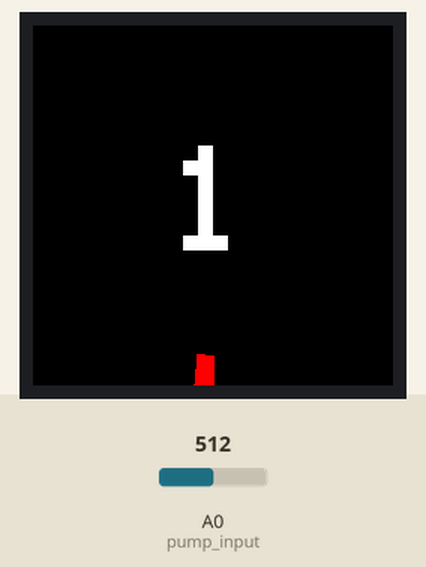
The sketch below on a simulated ESP8266 (Wemos D1 mini). Parts: 240×240 colour display. The test bench sets the inputs (shaded band); at power-on: A0 (pump_input) = 512. What the sketch prints to the serial monitor is not drawn.

Above: at 1.4 s.
1.5 s: A0 (pump_input) set to 40
3.0 s: A0 (pump_input) set to 70
At 3.7 s:
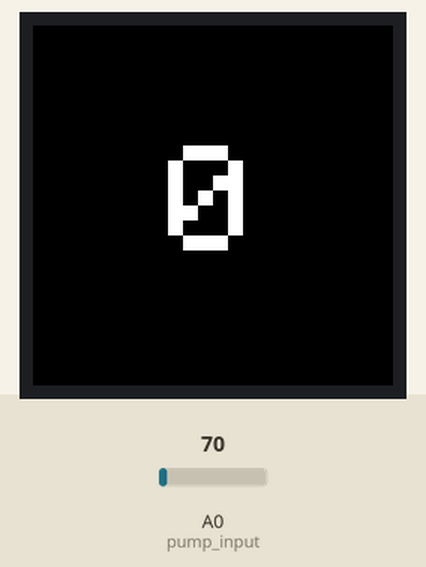
At 18.5 s:
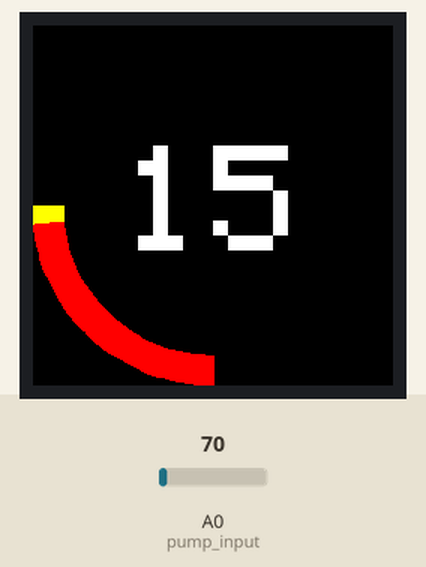
Timing chart, 0 to 20.0 s (numbered marks = the images above; inputs shaded):
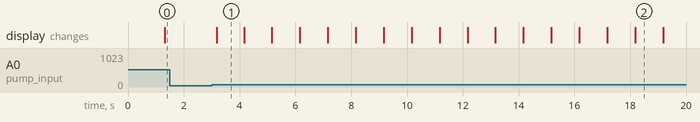

The sketch:

SensorTimer.ino
```cpp
// Screen setup
#include "Adafruit_GFX.h"
#include "Adafruit_GC9A01A.h"

#define TFT_DC D3
#define TFT_CS D8
#define SCREEN_WIDTH 240
#define SCREEN_HEIGHT 240
#define RED         0xF800
#define GREEN       0x07E0
#define YELLOW      0xFFE0
#define DEG2RAD 0.0174532925

Adafruit_GC9A01A tft(TFT_CS, TFT_DC);

// Screen variables
int w = 20;
int rx = 120;
int ry = 120;

// Sensor Settings
const int pump_input = A0;  // ESP8266 Analog Pin ADC0 = A0
const int numReadings = 10; // Number of readings to average
int pumpValue = 0;  // value read from the pot
int readings[numReadings];  // the readings from the analog input
int readIndex = 0;          // the index of the current reading
int total = 0;              // the running total
int average = 0;
int threshold_sensor = 50;

// General variables
uint32_t startTime;
bool running = false;
bool last_running = false;
int seconds = 0;
int last_seconds = 0;
bool counting = false;

void setup() {
  Serial.begin(9600);
  // Initiate sensor readings
  for (int thisReading = 0; thisReading < numReadings; thisReading++) {
    readings[thisReading] = 0;
  }
  // Initiate screen
  tft.begin();
  tft.setRotation(0);  // Adjust the rotation if needed
  tft.fillScreen(GC9A01A_BLACK);
  tft.setTextColor(GC9A01A_WHITE, GC9A01A_BLACK);
  tft.setTextSize(10);

  // Initate counter
  displaySeconds();
}

void loop() {
  // Read input value and update moving average
  total = total - readings[readIndex];  // subtract the last reading
  readings[readIndex] = analogRead(pump_input); // read from the sensor
  total = total + readings[readIndex];  // add the reading to the total
  readIndex = readIndex + 1;  // advance to the next position in the array
  if (readIndex >= numReadings) { // if we're at the end of the array...
    readIndex = 0;
  }
  average = total / numReadings;  // Calculate sliding average

  if (average > threshold_sensor) {
    running = true;
  }
  else {
    running = false;
  }

  if (running) {
    if (counting) {
      if (seconds == 60) {
        tft.fillScreen(GC9A01A_BLACK);
        seconds = 0;
      }
      // Update time
      if (millis() - startTime >= 1000) {
        startTime = millis();
        seconds++;  // Update time
        displaySeconds();
        if (seconds > 0 && seconds < 15) {
        fillArc(120, 120, 180 + (6 * (seconds - 1)), 2, rx, ry, w, RED);
        }
        if (seconds >= 15 && seconds < 25) {
          fillArc(120, 120, 180 + (6 * (seconds - 1)), 2, rx, ry, w, YELLOW);
        }
        if (seconds >= 25 && seconds < 35) {
          fillArc(120, 120, 180 + (6 * (seconds - 1)), 2, rx, ry, w, GREEN);
        }
          if (seconds >= 35 && seconds < 45) {
          fillArc(120, 120, 180 + (6 * (seconds - 1)), 2, rx, ry, w, YELLOW);
        }
          if (seconds >= 45 && seconds <= 60) {
          fillArc(120, 120, 180 + (6 * (seconds - 1)), 2, rx, ry, w, RED);
        }
      }
    }
    else {
      counting = true;
      startTime = millis();
      seconds = 0;
      displaySeconds();
    }
  }

  else {
    counting = false;
  }

  // TESTING: Update values in Serial Monitor
  Serial.print("SensorVal:");
  Serial.println(analogRead(pump_input));
  Serial.print(",");
  Serial.print("Pump:");
  if (running) {
    Serial.println(500);
  }
  else {
    Serial.println(0);
  }
  Serial.print("Average:");
  Serial.println(average);


  delay(5);
}

// Function to draw segments
void fillArc(int x, int y, int start_angle, int seg_count, int rx, int ry, int w, uint16_t colour) {
  // x,y == coords of centre of arc
  // start_angle = 0 - 359
  // seg_count = number of 3 degree segments to draw (120 => 360 degree arc)
  // rx = x axis radius
  // yx = y axis radius
  // w  = width (thickness) of arc in pixels
  // colour = 16 bit colour value
  // Note if rx and ry are the same an arc of a circle is drawn
  byte seg = 3;  // Segments are 3 degrees wide = 120 segments for 360 degrees
  byte inc = 3;  // Draw segments every 3 degrees, increase to 6 for segmented ring
  // Draw colour blocks every inc degrees
  for (int i = start_angle; i < start_angle + seg * seg_count; i += inc) {
    // Calculate pair of coordinates for segment start
    float sx = cos((i - 90) * DEG2RAD);
    float sy = sin((i - 90) * DEG2RAD);
    uint16_t x0 = sx * (rx - w) + x;
    uint16_t y0 = sy * (ry - w) + y;
    uint16_t x1 = sx * rx + x;
    uint16_t y1 = sy * ry + y;

    // Calculate pair of coordinates for segment end
    float sx2 = cos((i + seg - 90) * DEG2RAD);
    float sy2 = sin((i + seg - 90) * DEG2RAD);
    int x2 = sx2 * (rx - w) + x;
    int y2 = sy2 * (ry - w) + y;
    int x3 = sx2 * rx + x;
    int y3 = sy2 * ry + y;

    tft.fillTriangle(x0, y0, x1, y1, x2, y2, colour);
    tft.fillTriangle(x1, y1, x2, y2, x3, y3, colour);
  }
}

// Function to update the seconds
void displaySeconds() {
  // Reset screen at begining and end of cycle
  if (seconds == 0) {
    tft.fillScreen(GC9A01A_BLACK);  // Clear the screen
  }
  // Set location for single digit numbers
  if (seconds < 10) {
    tft.setCursor(90, 80);
  }
  // Set location for double digit numbers
  else {
    tft.setCursor(60, 80);
  }
  tft.print(seconds);
}
```

Measured:
- after the input at 1.5 s, every drawn part: stays the same
- after the input at 3.0 s, the display: changes after 0.19 s (image 1)
- what the display in image 1 shows lasts 1.0 s, from 3.2 s to 4.2 s
